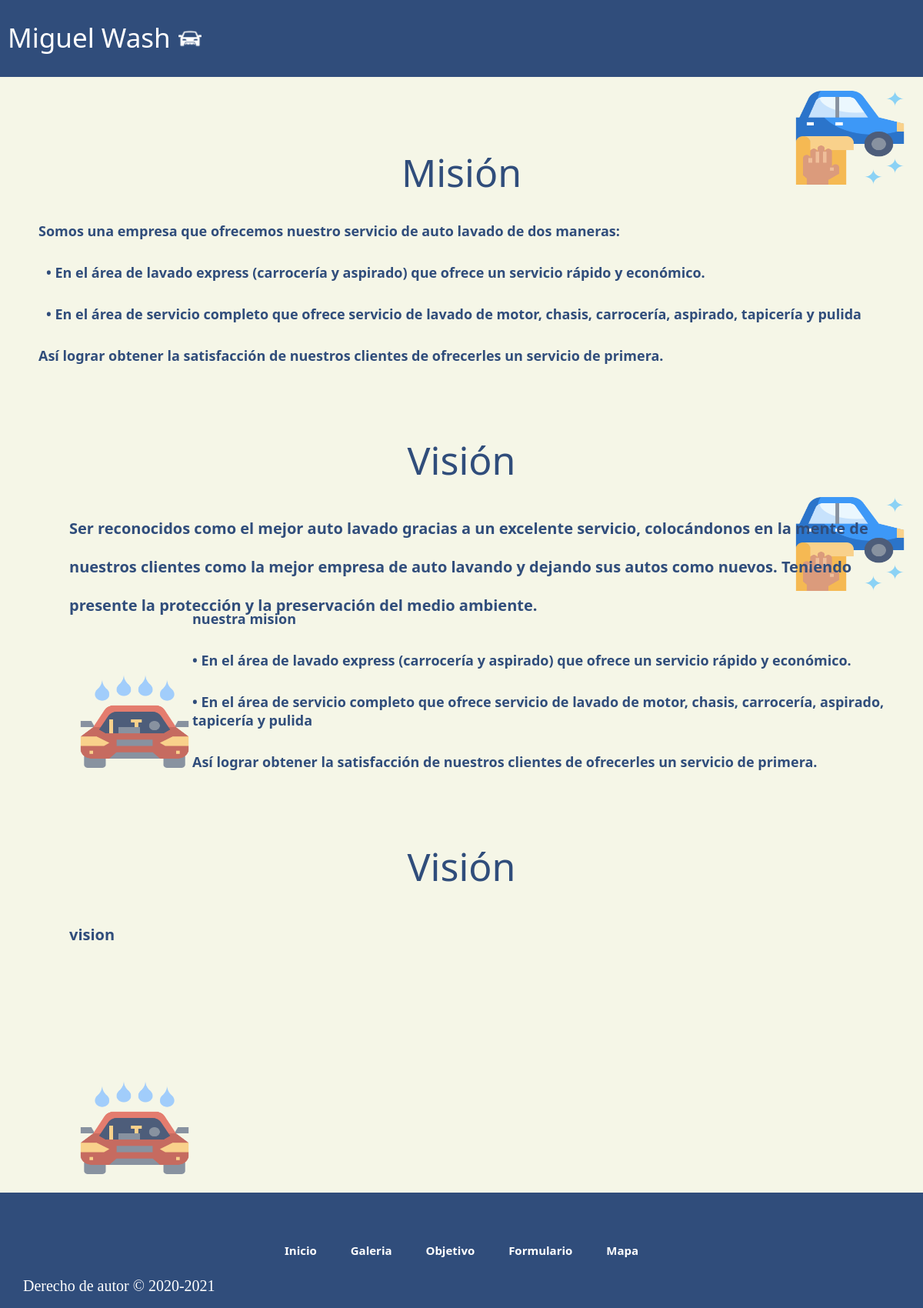
/mision_y_vision/ (signed in), run on the app's committed database.
### myCar/models.py (models this page shows, shortened)
class MisionVision(models.Model):
    ident = models.CharField(max_length=15,primary_key=True)
    mision = models.TextField()
    vision = models.TextField()

### myCar/views.py (the view)
# urls.py: path('mision_y_vision/',MisionyVision,name='MYV'),
def MisionyVision(request):
    myv = MisionVision.objects.all()
    return render(request,'web/Objetivo.html',{'myv':myv})

### myCar/templates/web/Objetivo.html
{% extends "web/base.html" %}
{% load static %}
{% block estilos %}
    <link rel="stylesheet" href="{% static 'Css/estilo.css' %}">
 {% endblock estilos %}
   {% block contenido %}
    <section class="contenido-objetivo">
      <div class="titulo-objetivo">
        <p>Misión</p>
      </div>
  {% for item in myv %}
      <div class="mision">
        <h1><p>{{item.mision}}</p></h1>
        <h2><p>• En el área de lavado express (carrocería y aspirado) que ofrece un servicio rápido y económico.</p></h2>
        <h2><p>• En el área de servicio completo que ofrece servicio de lavado de motor, chasis, carrocería, aspirado, tapicería y pulida</p></h2>
        <h1><p>Así lograr obtener la satisfacción de nuestros clientes de ofrecerles un servicio de primera.</p></h1>
      </div>
      <div class="imagen-derecha">
        <img src="{% static 'Img/portal3.png' %}" alt="Auto Lavando">
      </div>
      <div class="titulo-vision">
        <p>Visión</p>
      </div>
      <div class="vision">
        <h2><p>{{item.vision}}</p></h2>
      </div>
      <div class="imagen-izquierda">
        <img src="{% static 'Img/portal1.png' %}" alt="Auto Lavando">
      </div>
 {% endfor %}
    </section>
   {% endblock contenido %}

### data on the page
MisionVision: mision "Somos una empresa que ofrecemos nuestro servicio de auto lavado de dos maneras:", vision "Ser reconocidos como el mejor auto lavado gracias a un excelente servicio, colocándonos en la mente de nuestros clientes como la mejor empresa de auto lavando y dejando sus autos como nuevos. Teniendo presente la protección y la preservación del medio ambiente."
MisionVision: mision "nuestra mision", vision "vision"
